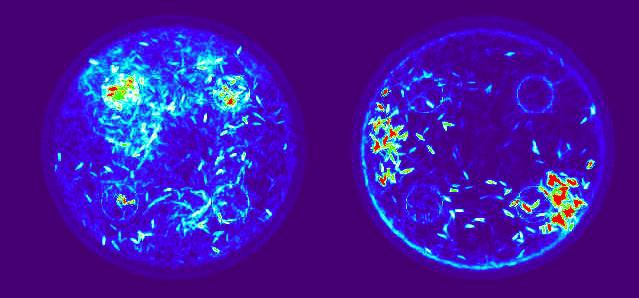
#> input picture frame 2 of HeatMap/video/0524.avi, 639 x 298 px
$ python heatmap-merge-video.py
#> lines starting #> are read from the running program, lines starting #| are printed output that depends on the picture
#> in _makeVideo_, frame is the input picture: shape (298, 639, 3); mean B, G, R 161.4, 23.1, 67.5
import os
import cv2
import numpy as np

def _colorMap_blur_JET_(image):
    # image = cv2.imread("figure/temp.jpg", cv2.IMREAD_GRAYSCALE)  # imput origin image data
    image = cv2.cvtColor(image, cv2.COLOR_BGR2GRAY)
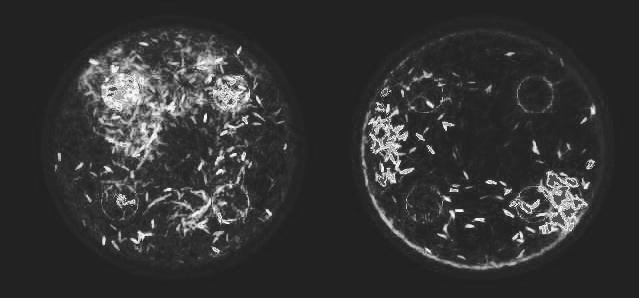
#> image: shape (298, 639); min 18, max 254, mean 52.1

    zoomScale = 0.8
    # res_image = None
    res_image = cv2.resize(image, dsize=None, fx=zoomScale, fy=zoomScale, interpolation=cv2.INTER_LINEAR)  # resize image
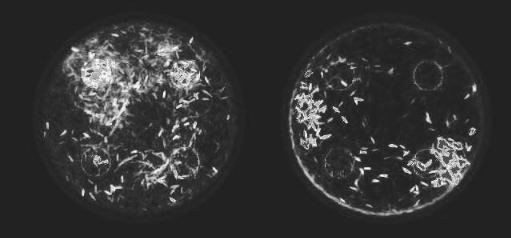
#> res_image: shape (238, 511); min 25, max 251, mean 52.1

    blur_image = cv2.GaussianBlur(res_image, (13, 13), cv2.BORDER_DEFAULT)  # blur image
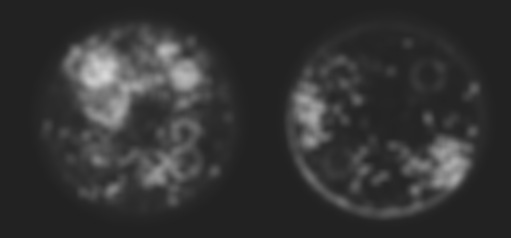
#> blur_image: shape (238, 511); min 34, max 216, mean 52.1
    blur_image = cv2.resize(blur_image, dsize=(image.shape[::-1]))  # resize to origin image size
#> blur_image: shape (298, 639)

    hotmap = None
    hotmap = cv2.normalize(image, hotmap, 0, 255, cv2.NORM_MINMAX)
    hotmap = cv2.applyColorMap(hotmap, cv2.COLORMAP_JET)
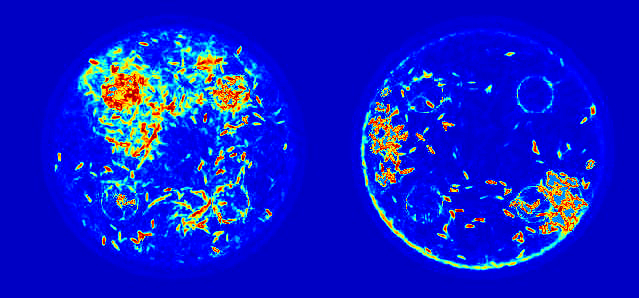
#> hotmap: shape (298, 639, 3); mean B, G, R 204.9, 27.7, 15
    blur_hotmap = cv2.normalize(blur_image, hotmap, 0, 255, cv2.NORM_MINMAX)
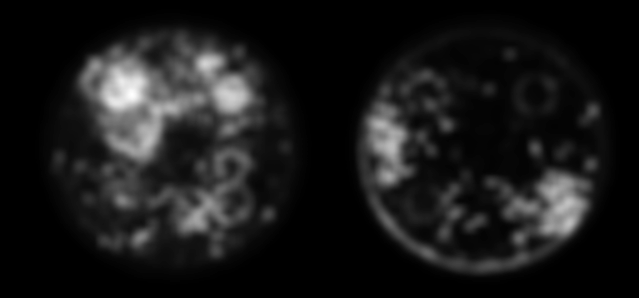
#> blur_hotmap: shape (298, 639); min 0, max 255, mean 25.2
    blur_hotmap = cv2.applyColorMap(blur_hotmap, cv2.COLORMAP_JET)
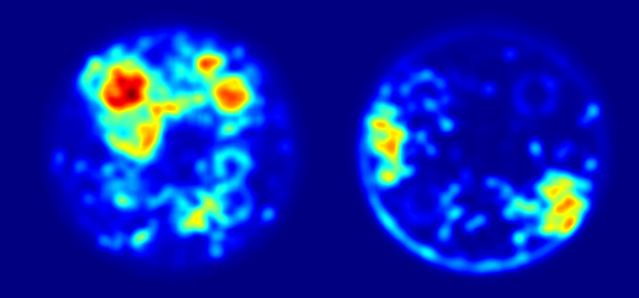
#> blur_hotmap: shape (298, 639, 3); mean B, G, R 166.2, 34.8, 11.7

    merge_image = None
    merge_image = cv2.addWeighted(src1=hotmap, alpha=0.25, src2=blur_hotmap, beta=0.75, gamma=0.0,
                                  dst=merge_image)  # merge
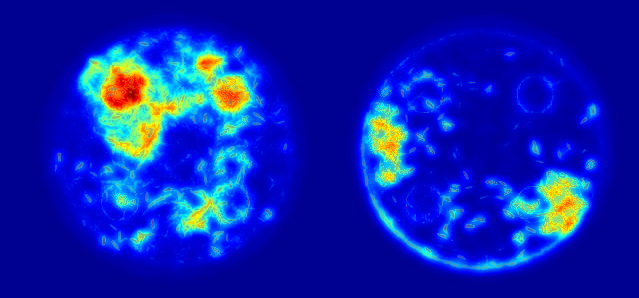
#> merge_image: shape (298, 639, 3); mean B, G, R 175.9, 33, 12.5

    return blur_hotmap # 改成blur_hotmap不merge，merge_image

    # [6 lines of commented-out code are left out]

def _makeVideo_():
    videoPath = "video/0524.avi"
    savePath = "output/0524.avi"
    cap = cv2.VideoCapture(videoPath)
    # cap.set(cv2.CAP_PROP_MODE, 2)
    w = cap.get(cv2.CAP_PROP_FRAME_WIDTH)
    h = cap.get(cv2.CAP_PROP_FRAME_HEIGHT)
    fps = cap.get(cv2.CAP_PROP_FPS)
    fourcc = cv2.VideoWriter_fourcc(*'xvid') #mp4 = mp4v  avi = xvid
    videoWriter = cv2.VideoWriter(savePath, fourcc, fps, (int(w),int(h)))
    if cap.isOpened():
        while True:
            ret, frame = cap.read()
            if not ret:break
            frame_processed = _colorMap_blur_JET_(frame)
            videoWriter.write(frame_processed)
    else:
        print("Video failed to open.")
    videoWriter.release()


_makeVideo_()

$ run again, starting later in the video
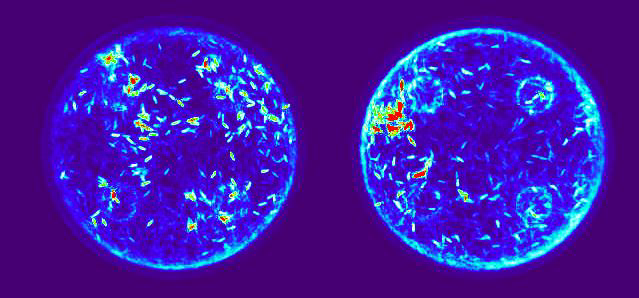
#> input picture frame 10 of HeatMap/video/0524.avi, 639 x 298 px
#> in _makeVideo_, frame is the input picture: shape (298, 639, 3); mean B, G, R 165.6, 25.9, 66.4
#> in _colorMap_blur_JET_, `blur_hotmap = cv2.normalize(blur_image, hotmap, 0, 255, cv2.NORM_MINMAX)`:
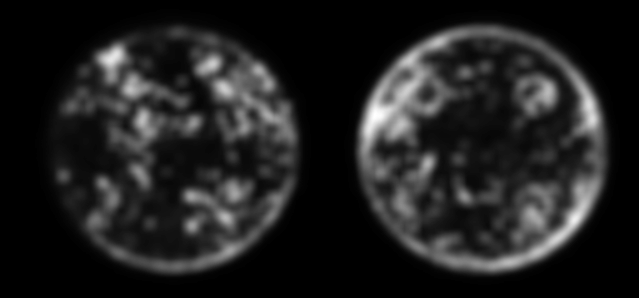
#> blur_hotmap: shape (298, 639); min 0, max 255, mean 32.2
#> in _colorMap_blur_JET_, `merge_image = cv2.addWeighted(src1=hotmap, alpha=0.25, src2=blur_hotma..`:
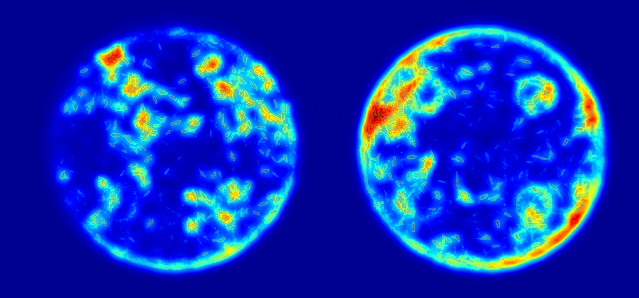
#> merge_image: shape (298, 639, 3); mean B, G, R 181.6, 45.2, 14.4

$ run again, starting later in the video
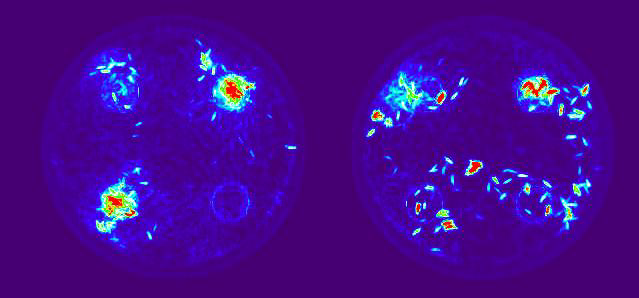
#> input picture frame 19 of HeatMap/video/0524.avi, 639 x 298 px
#> in _makeVideo_, frame is the input picture: shape (298, 639, 3); mean B, G, R 142.1, 9.6, 70.5
#> in _colorMap_blur_JET_, `blur_hotmap = cv2.normalize(blur_image, hotmap, 0, 255, cv2.NORM_MINMAX)`:
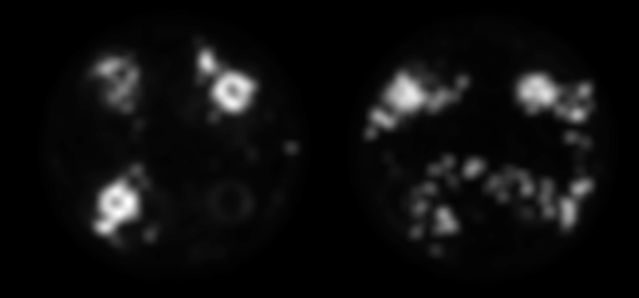
#> blur_hotmap: shape (298, 639); min 0, max 255, mean 14.2
#> in _colorMap_blur_JET_, `merge_image = cv2.addWeighted(src1=hotmap, alpha=0.25, src2=blur_hotma..`:
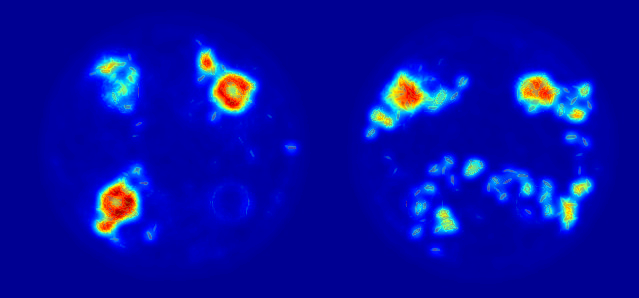
#> merge_image: shape (298, 639, 3); mean B, G, R 165.6, 13.8, 6.8
